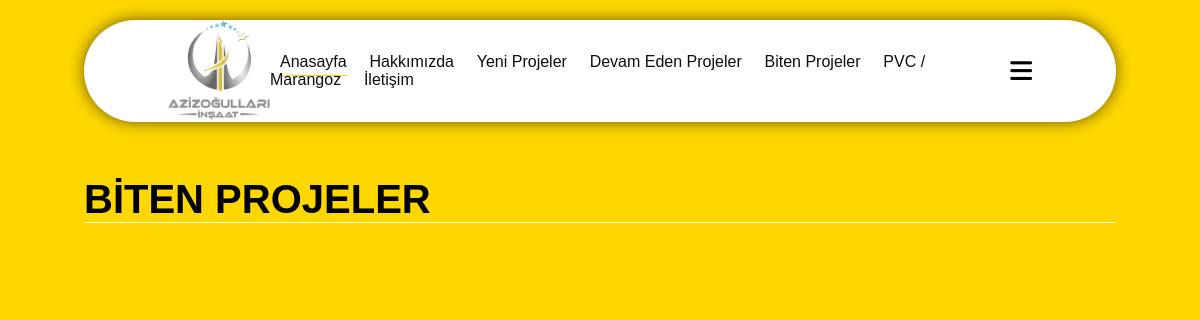
Before: /index.php/main/biten_projeler with the older database file.
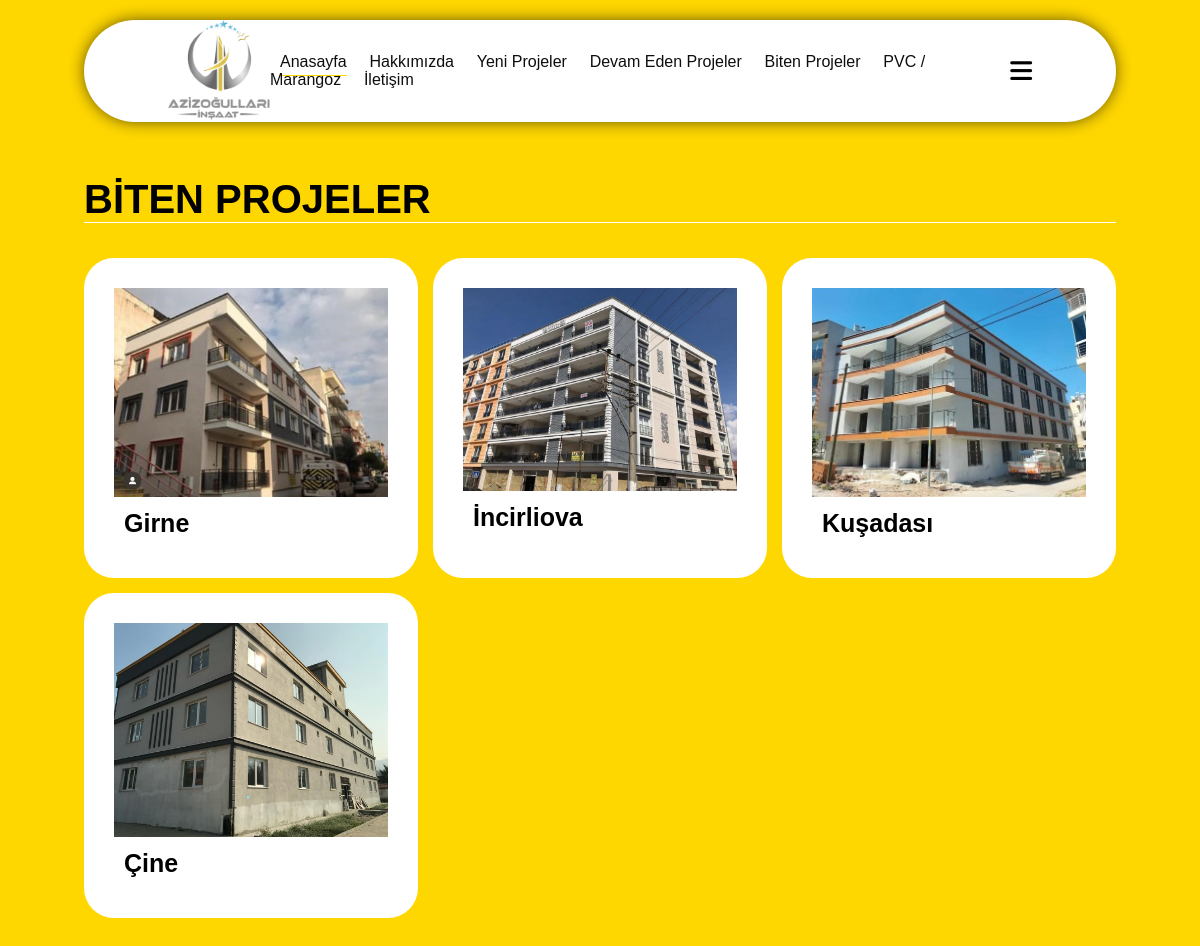
After: the same page with the newer database file.
### tables this page shows
CREATE TABLE `biten_projeler` (
	`id` INT NOT NULL AUTO_INCREMENT ,
	`header` VARCHAR(100) NOT NULL ,
	`body` VARCHAR(10000) NOT NULL ,
	`image` varchar(100) not null ,
	PRIMARY KEY (`id`)
);

### application/controllers/Main.php (called while the page is built, shortened)
<?php
    class Main extends CI_Controller {
        public function __construct() {
            $this->load->model("Panel");
        }
        public function biten_projeler() {
            $data = $this->Panel->getBitenProjeler();
            $veri = array(
                "data" => $data
            );
            $this->load->view("biten_projeler",$veri);
        }
    }
?>

### index.php (called while the page is built, shortened)
<?php
require_once BASEPATH.'core/CodeIgniter.php';

### application/models/Panel.php (called while the page is built, shortened)
<?php
	class Panel extends CI_Model {
		public function getBitenProjeler() {
			return $this->db->query("select * from biten_projeler");
		}
	}
?>

### application/views/biten_projeler.php (the view, shortened to what this page needs)
<!DOCTYPE html>
<html lang="tr">
    <head>
        <link rel="stylesheet"
        href="https://cdnjs.cloudflare.com/ajax/libs/font-awesome/6.4.2/css/all.min.css"
 />
        <link rel="stylesheet" href="../css/style.css">
    </head>
    <body>
        <section class="Projeler">
            <h1 class="heading"><span>Biten Projeler</span></h1>
            <div class="box-container">
                <?php
                    foreach ($data->result() as $proje) {
                        echo "\t\t\t\t<div class='box'>\n";
                        echo "\t\t\t\t\t<div class='box-head'>\n";
                        echo "\t\t\t\t\t\t<img src='".($proje->image)."' alt='Projeler'>\n";
                        echo "\t\t\t\t\t\t<h3>".($proje->header)."</h3>\n";
                        echo "\t\t\t\t\t</div>\n";
                        echo "\t\t\t\t</div>\n";
                    }
                ?>
            </div>
        </section>
    </body>
</html>

Changed rows visible on the page:
added biten_projeler: image (picture), header "Girne"
added biten_projeler: image (picture), header "İncirliova"
added biten_projeler: image (picture), header "Kuşadası"
added biten_projeler: image (picture), header "Çine"
